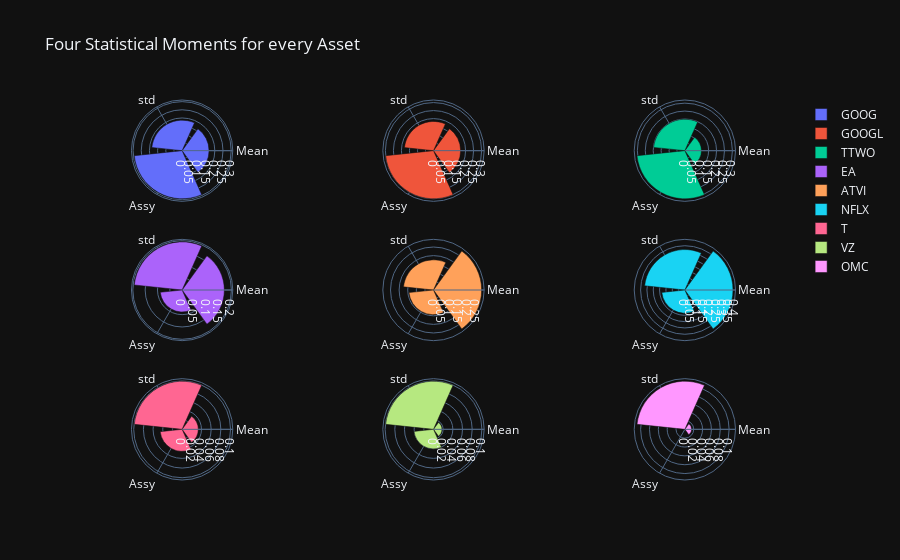

This figure's notebook cell:
### Code cell
fig = make_subplots(
    rows=3, cols=3,specs=[[{"type": "barpolar"}, {"type": "barpolar"},{"type": "barpolar"}],
           [{"type": "barpolar"}, {"type": "barpolar"},{"type": "barpolar"}],
                         [{"type": "barpolar"}, {"type": "barpolar"},{"type": "barpolar"}],],shared_yaxes= 'all',
    shared_xaxes='all')
for i in range(9):
    y = info[info.index == f[i]]
    fig.add_trace(go.Barpolar(name =f[i] ,theta=['Mean','std','Assy'],
                              r=info[info.index == f[i]].iloc[0,:3]*np.array([100,10,0.1])),row=i//3+1, col=i%3+1 )

fig.update_layout(template='plotly_dark', title = 'Four Statistical Moments for every Asset')
fig.show()

### Figure 1 — Plotly figure (JSON) as saved in the notebook; plotly's stock layout.template omitted (floating-point values rounded to 4 significant figures)
{"data": [{"name": "GOOG", "r": [0.1648, 0.1862, 0.2944], "subplot": "polar", "theta": ["Mean", "std", "Assy"], "type": "barpolar"}, {"name": "GOOGL", "r": [0.1693, 0.1821, 0.3002], "subplot": "polar2", "theta": ["Mean", "std", "Assy"], "type": "barpolar"}, {"name": "TTWO", "r": [0.1046, 0.1985, 0.3039], "subplot": "polar3", "theta": ["Mean", "std", "Assy"], "type": "barpolar"}, {"name": "EA", "r": [0.1714, 0.1954, 0.08909], "subplot": "polar4", "theta": ["Mean", "std", "Assy"], "type": "barpolar"}, {"name": "ATVI", "r": [0.28, 0.1754, 0.1436], "subplot": "polar5", "theta": ["Mean", "std", "Assy"], "type": "barpolar"}, {"name": "NFLX", "r": [0.3805, 0.3197, 0.1835], "subplot": "polar6", "theta": ["Mean", "std", "Assy"], "type": "barpolar"}, {"name": "T", "r": [0.03344, 0.09943, 0.0455], "subplot": "polar7", "theta": ["Mean", "std", "Assy"], "type": "barpolar"}, {"name": "VZ", "r": [0.01755, 0.09949, 0.04044], "subplot": "polar8", "theta": ["Mean", "std", "Assy"], "type": "barpolar"}, {"name": "OMC", "r": [0.01535, 0.1088, 0.0002697], "subplot": "polar9", "theta": ["Mean", "std", "Assy"], "type": "barpolar"}], "layout": {"polar": {"domain": {"x": [0, 0.2889], "y": [0.7333, 1]}}, "polar2": {"domain": {"x": [0.3556, 0.6444], "y": [0.7333, 1]}}, "polar3": {"domain": {"x": [0.7111, 1], "y": [0.7333, 1]}}, "polar4": {"domain": {"x": [0, 0.2889], "y": [0.3667, 0.6333]}}, "polar5": {"domain": {"x": [0.3556, 0.6444], "y": [0.3667, 0.6333]}}, "polar6": {"domain": {"x": [0.7111, 1], "y": [0.3667, 0.6333]}}, "polar7": {"domain": {"x": [0, 0.2889], "y": [0, 0.2667]}}, "polar8": {"domain": {"x": [0.3556, 0.6444], "y": [0, 0.2667]}}, "polar9": {"domain": {"x": [0.7111, 1], "y": [0, 0.2667]}}, "title": {"text": "Four Statistical Moments for every Asset"}}}
